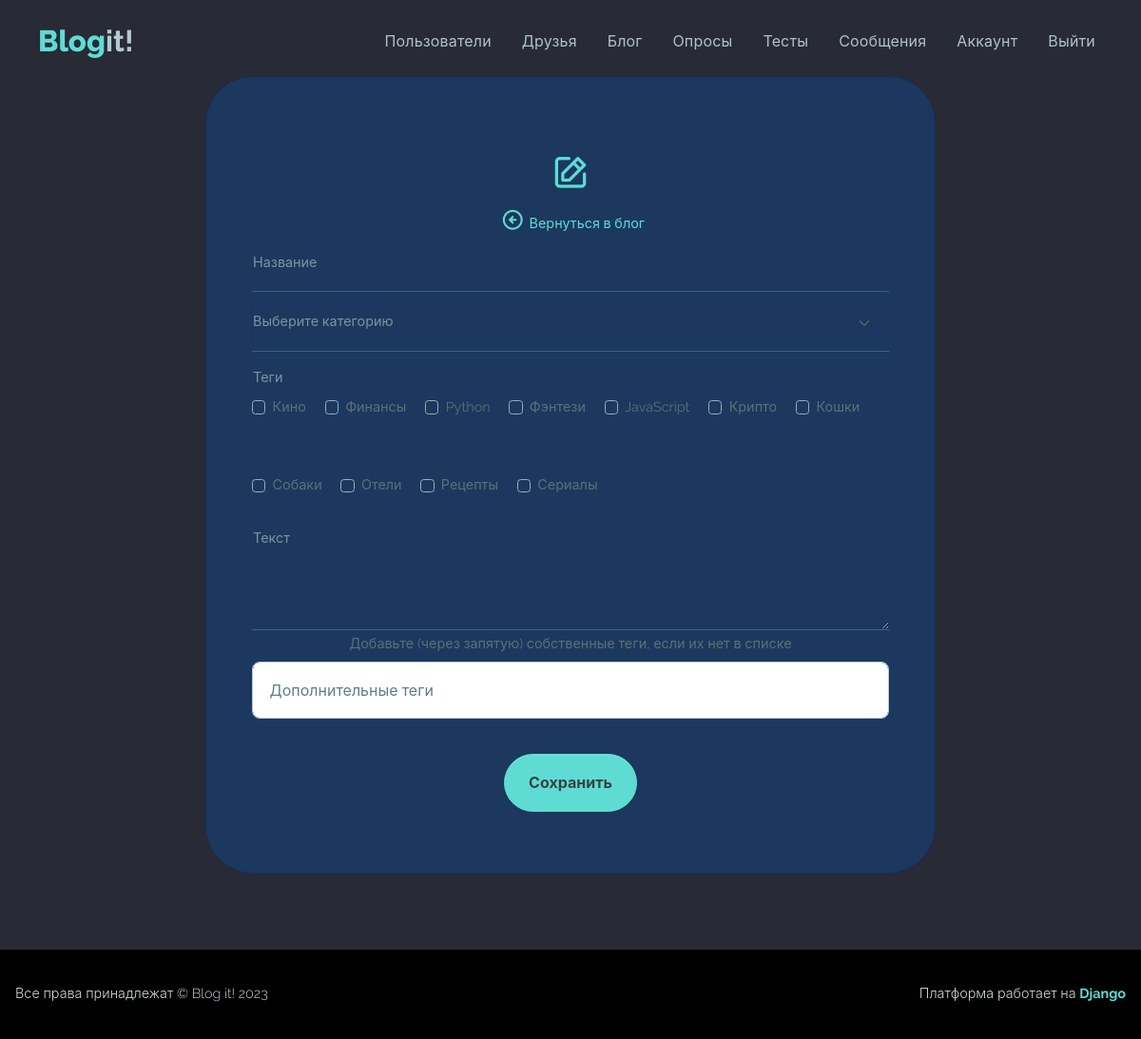
The page /create-post/ (signed in) on the database its author committed.
### blog/models.py (models this page shows, shortened)
class Category(models.Model):
    name = models.CharField('category', max_length=20)
    slug = models.SlugField()
    class Meta:
        ordering = ['id']
        verbose_name = 'Категория'
        verbose_name_plural = 'Категории'
    def __str__(self):
        return self.name

class Tag(models.Model):
    name = models.CharField('tag', max_length=20)
    slug = models.SlugField()
    class Meta:
        ordering = ['id']
        verbose_name = 'Тег'
        verbose_name_plural = 'Теги'
    def __str__(self):
        return self.name

### blog/views.py (the view, shortened to what this page needs)
# urls.py: path('create-post/', views.createPost, name="create-post"),
@login_required
def createPost(request):
    profile = request.user.profile
    form = PostForm()
    context = {'form': form}
    return render(request, "blog/post_form.html", context)

### blog/forms.py
class PostForm(ModelForm):
    class Meta:
        model = Post
        fields = ['title', 'category',
        'tags', 'text']
        labels = {
            'title': 'Название',
            'category':'Категория',
            'tags':'Теги',
            'text':'Текст',
            }
        widgets = {
            'tags': forms.CheckboxSelectMultiple(),
        }
        category = forms.ModelChoiceField(queryset=Category.objects.none(),
            empty_label="(Работа)")
    def __init__(self, *args, **kwargs):
        super(PostForm, self).__init__(*args, **kwargs)
        for name, field in self.fields.items():
            field.widget.attrs.update({'class': 'form-control input-box form-ensurance-header-control'})
        self.fields['category'].empty_label = None

### blog/templates/blog/post_form.html (shortened to what this page needs)
{% extends 'base.html' %}
{% block content %}
    <section>
        <main>
            <div class="mt-5 mb-5">
                <div class="d-flex justify-content-center align-items-center">
                    <div class="container">
                        <div class="row d-flex justify-content-center">
                            <div class="col-12 col-md-8 col-lg-8">
                                <div class="card card-bg">
                                    <div class="card-body p-5">
                                        <form action="" method="POST" class="form-floating mb-3">
                                            <div class="mb-3 mt-md-4">
                                                <h2 class="text-center text-primary">
                                                    <i class="uil uil-edit"></i>
                                                </h2>
                                                <div class="text-center">
                                                    <a href="{% url 'blog:my-blog' %}" style="text-decoration: none;"><i class="uil uil-arrow-circle-left"
   style="padding: 0.3rem;
          font-size: 25px"></i>Вернуться в блог</a>
                                                </div>
                                                <div class="form-floating mb-1">
                                                    <label for="title" class="label">{{ form.title.label }}</label>
                                                    {{ form.title }}
                                                </div>
                                                <div class="form-floating mb-1">
                                                    <label for="category" class="label">Выберите категорию</label>
                                                    <select name="category"
                                                            class="form-control  form-ensurance-header-control form-select pt-5">
                                                        {% for value, name in form.category.field.choices %}
                                                            <option value="{{ value }}" class="">
                                                                {{ name }}
                                                            </option>
                                                        {% endfor %}
                                                    </select>
                                                    <div class="form-floating mb-1">
                                                        <label for="tags" class="label">{{ form.tags.label }}</label>
                                                        {% for checkbox in form.tags %}
                                                            <div class="form-check form-check-inline mt-5">
                                                                <label for="id_tags_{{ forloop.counter }}">
                                                                    <input type="checkbox"
                                                                           name="tags"
                                                                           value="{{ forloop.counter }}"
                                                                           class="form-check-input"
                                                                           id="id_tags_choice{{ forloop.counter }}"
                                                                           value="{{ choice.id }}"/>
                                                                    {{ checkbox.choice_label }}
                                                                </label>
                                                            </div>
                                                        {% endfor %}
                                                    </div>
                                                    <div class="form-floating mb-1">
                                                        <label for="text" class="label">{{ form.text.label }}</label>
                                                        {{ form.text }}
                                                    </div>
                                                    <div class="mb-3 text-center">
                                                        <label for="newtags" class="label">Добавьте (через запятую) собственные теги, если их нет в списке</label>
                                                        <input class="form-control input-box"
                                                               type="text"
                                                               placeholder="Дополнительные теги"
                                                               name="newtags"/>
                                                    </div>
                                                    <div class="text-center">
                                                        <button class="btn btn-primary rounded-pill" type="submit">Сохранить</button>
                                                    </div>
                                                </form>
                                            </div>
                                        </div>
                                    </div>
                                </div>
                            </div>
                        </div>
                    </div>
                </section>
            </main>
        {% endblock content %}

### rows shown on the page
Category: category "Работа"
Tag: choice_label "Кино"
Tag: choice_label "Финансы"
Tag: choice_label "Python"
Tag: choice_label "Фэнтези"
Tag: choice_label "JavaScript"
Tag: choice_label "Крипто"
Tag: choice_label "Кошки"
Tag: choice_label "Собаки"
Tag: choice_label "Отели"
Tag: choice_label "Рецепты"
Tag: choice_label "Сериалы"
